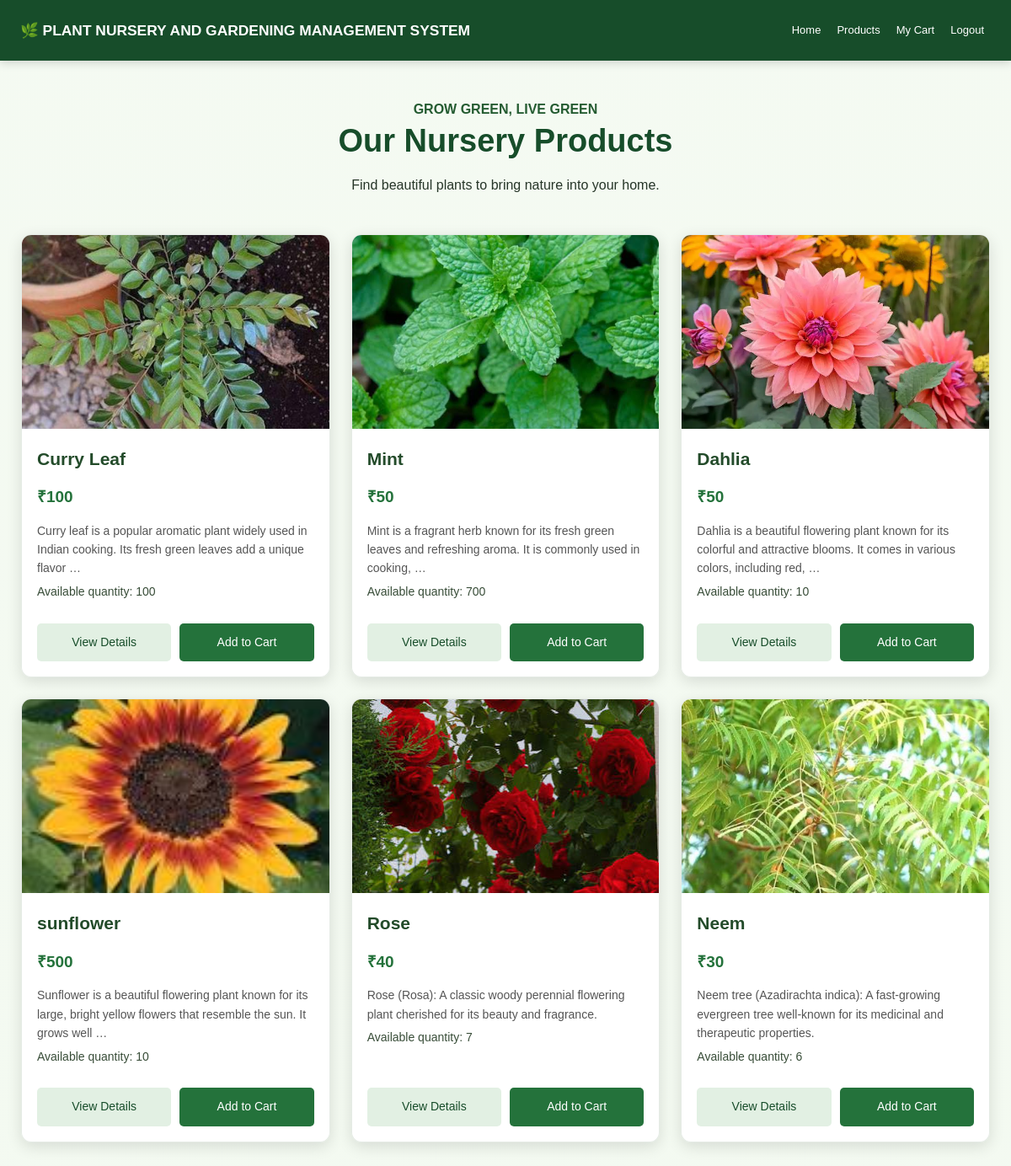
The page /userviewproduct/ (signed in) on the database its author committed.
### plantnurseryapp/models.py (models this page shows, shortened)
class TBL_PRODUCT(models.Model):
    product_name = models.CharField(max_length=50, default='')
    price = models.CharField(max_length=50, default='')
    quantity = models.CharField(max_length=50, default='')
    describtion = models.CharField(max_length=50, default='')
    image = models.ImageField(
        upload_to='products/',
        default='',
        blank=True
    )

### plantnurseryapp/views.py (the view)
# urls.py: path('userviewproduct/', views.userviewproduct, name='userviewproduct'),
def userviewproduct(request):
    if request.session.get('role') != 'user':
        return redirect('/')
    data = TBL_PRODUCT.objects.all()
    return render(request, 'user/userviewproduct.html', {
        'data': data
    })

### plantnurseryapp/templates/user/userviewproduct.html (shortened to what this page needs)
{% load static %}
<!DOCTYPE html>
<html lang="en">
<head>
    <link rel="stylesheet" href="{% static 'css/style.css' %}?v=25">
</head>
<body>
    <nav class="products-navbar">
        <div class="products-logo">
            <h3>🌿 PLANT NURSERY AND GARDENING MANAGEMENT SYSTEM</h3>
        </div>
        <div class="products-nav-links">
            <a href="{% url 'userhome' %}">Home</a>
            <a href="{% url 'userviewproduct' %}">Products</a>
            <a href="{% url 'cart' %}">My Cart</a>
            <a href="{% url 'logout' %}">Logout</a>
        </div>
    </nav>
    <section class="products-page-header">
        <p class="products-eyebrow">GROW GREEN, LIVE GREEN</p>
        <h1>Our Nursery Products</h1>
        <p>Find beautiful plants to bring nature into your home.</p>
    </section>
    <main class="products-container">
        <div class="products-grid">
            {% for x in data %}
                <div class="product-card">
                    {% if x.image %}
                        <img src="{{ x.image.url }}" alt="{{ x.product_name }}">
                    {% else %}
                        <img
                            src="{% static 'images/plant-placeholder.jpg' %}"
                            alt="Plant image">
                    {% endif %}
                    <div class="product-card-content">
                        <h2>{{ x.product_name }}</h2>
                        <p class="product-price">
                            ₹{{ x.price }}
                        </p>
                        <p class="product-description">
                            {{ x.describtion|truncatewords:20 }}
                        </p>
                        <p class="product-stock">
                            Available quantity: {{ x.quantity }}
                        </p>
                        <div class="product-buttons">
                            <a class="view-details-btn"
                               href="{% url 'productdetails' %}?id={{ x.id }}">
                                View Details
                            </a>
                            <form method="GET"
                                  action="{% url 'add_to_cart' %}"
                                  style="display: contents;">
                                <button type="submit" class="add-cart-btn">
                                    Add to Cart
                                </button>
                            </form>
                        </div>
                    </div>
                </div>
            {% empty %}
                <div class="empty-products">
                    <p>No plants are available right now.</p>
                </div>
            {% endfor %}
        </div>
    </main>
</body>
</html>

### plantnurseryapp/templates/user/userviewproduct.html (style rules this page uses)
* { box-sizing: border-box; }
html { scroll-behavior: smooth; scroll-padding-top: 100px; }
body { margin: 0; padding: 0; font-family: Arial, sans-serif; color: #263528; background-image: linear-gradient( rgba(242, 249, 239, 0.82), rgba(242, 249, 239, 0.88) ), url("https://images.unsplash.com/photo-1416879595882-3373a0480b5b?auto=format&fit=crop&w=1920&q=80"); background-size: cover; background-position: center; background-repeat: no-repeat; background-attachment: fixed; min-height: 100vh; }
.products-navbar { position: sticky; top: 0; z-index: 9999; width: 100%; display: flex; align-items: center; justify-content: space-between; gap: 12px; padding: 16px 2%; background: #174d2a; color: white; box-shadow: 0 3px 10px rgba(0, 0, 0, 0.15); }
.products-logo { flex: 1; min-width: 0; overflow: hidden; }
.products-logo h3 { margin: 0; padding: 0; font-size: clamp(8px, 1.45vw, 19px); font-weight: bold; line-height: 1.2; white-space: nowrap; overflow: hidden; text-overflow: ellipsis; color: white; }
.products-nav-links { display: flex; align-items: center; justify-content: flex-end; flex-wrap: nowrap; gap: 3px; flex-shrink: 0; }
.products-nav-links a { color: white; text-decoration: none; font-size: 13px; padding: 9px 8px; border-radius: 5px; white-space: nowrap; }
.products-page-header { text-align: center; padding: 45px 15px 25px; }
.products-eyebrow { font-size: 13px; margin: 0 0 12px; color: #245b31; font-weight: bold; }
.products-page-header h1 { font-size: 38px; font-weight: bold; line-height: 1.3; margin: 0 0 15px; color: #174d2a; text-shadow: 0 1px 2px white; }
.products-page-header p { font-size: 16px; line-height: 1.6; margin: 0; }
.products-container { width: 100%; max-width: 1200px; margin: 0 auto; padding: 20px 25px 50px; }
.products-grid { display: grid; grid-template-columns: repeat(3, minmax(0, 1fr)); gap: 25px; }
.product-card { min-width: 0; background: rgba(255, 255, 255, 0.96); border: 1px solid rgba(40, 90, 45, 0.12); border-radius: 12px; overflow: hidden; box-shadow: 0 5px 18px rgba(0, 0, 0, 0.12); display: flex; flex-direction: column; transition: transform 0.25s, box-shadow 0.25s; }
.product-card img { display: block; width: 100%; height: 230px; object-fit: cover; }
.product-card-content { padding: 18px; display: flex; flex-direction: column; flex: 1; }
.product-card h2 { font-size: 21px; color: #234b2a; margin: 0 0 12px; overflow-wrap: anywhere; }
.product-price { color: #24723b; font-size: 19px; font-weight: bold; margin: 0 0 12px; }
.product-description { font-size: 14px; line-height: 1.6; color: #555; overflow-wrap: anywhere; }
.product-stock { font-size: 14px; margin: 5px 0 15px; color: #384d38; }
.product-buttons { display: flex; flex-wrap: wrap; gap: 10px; margin-top: auto; padding-top: 10px; }
.product-buttons a, .product-buttons button { flex: 1 1 120px; min-width: 0; border: none; border-radius: 5px; padding: 11px 12px; text-align: center; text-decoration: none; font-family: Arial, sans-serif; font-size: 14px; cursor: pointer; display: inline-block; }
.view-details-btn { background: #e2f0e3; color: #174d2a; }
.add-cart-btn { background: #24723b; color: white; }

### rows shown on the page
TBL_PRODUCT: image (picture), product_name "Curry Leaf", price "100", describtion "Curry leaf is a popular aromatic plant widely used in Indian cooking. Its fresh green leaves add a unique flavor …", quantity "100"
TBL_PRODUCT: image (picture), product_name "Mint", price "50", describtion "Mint is a fragrant herb known for its fresh green leaves and refreshing aroma. It is commonly used in cooking, …", quantity "700"
TBL_PRODUCT: image (picture), product_name "Dahlia", price "50", describtion "Dahlia is a beautiful flowering plant known for its colorful and attractive blooms. It comes in various colors, including red, …", quantity "10"
TBL_PRODUCT: image (picture), product_name "sunflower", price "500", describtion "Sunflower is a beautiful flowering plant known for its large, bright yellow flowers that resemble the sun. It grows well …", quantity "10"
TBL_PRODUCT: image (picture), product_name "Rose", price "40", describtion "Rose (Rosa): A classic woody perennial flowering plant cherished for its beauty and fragrance.", quantity "7"
TBL_PRODUCT: image (picture), product_name "Neem", price "30", describtion "Neem tree (Azadirachta indica): A fast-growing evergreen tree well-known for its medicinal and therapeutic properties.", quantity "6"
